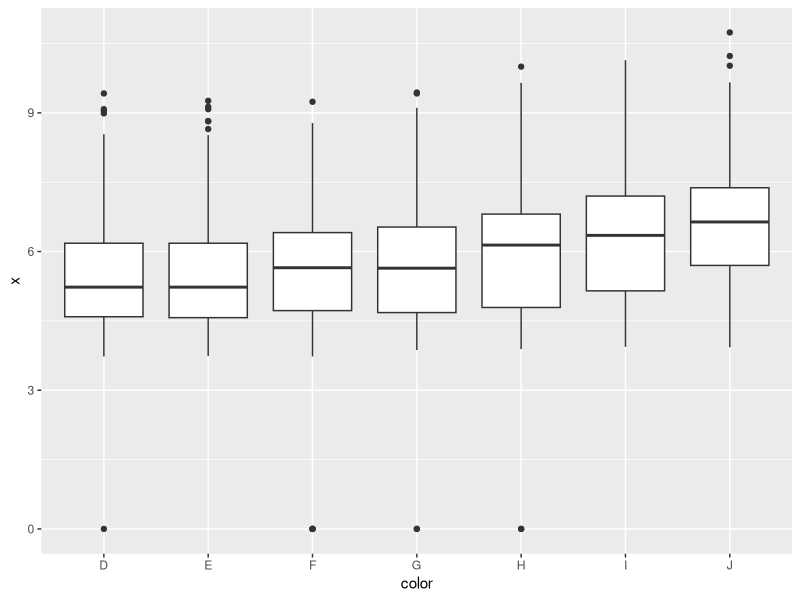
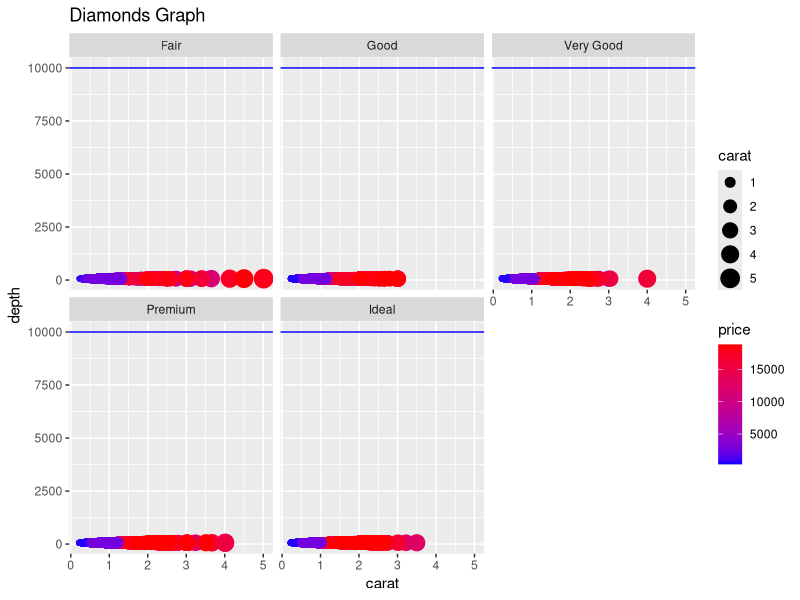
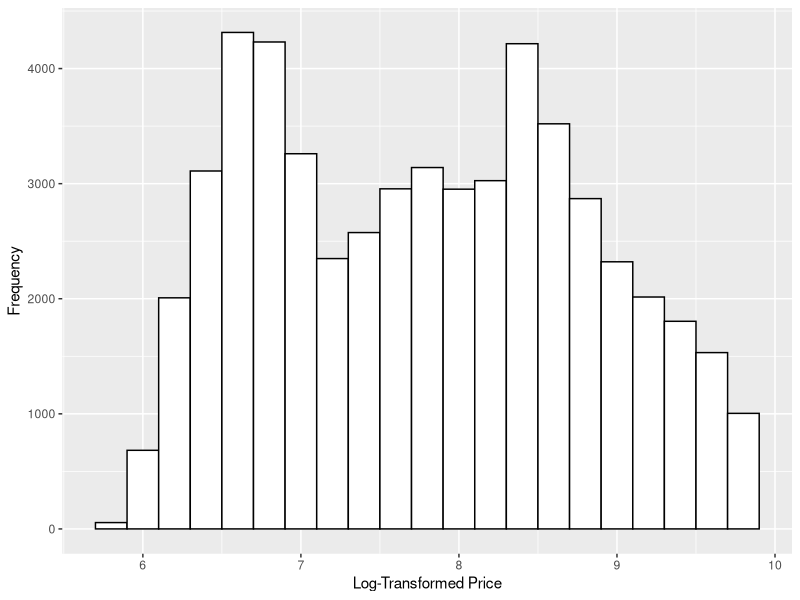
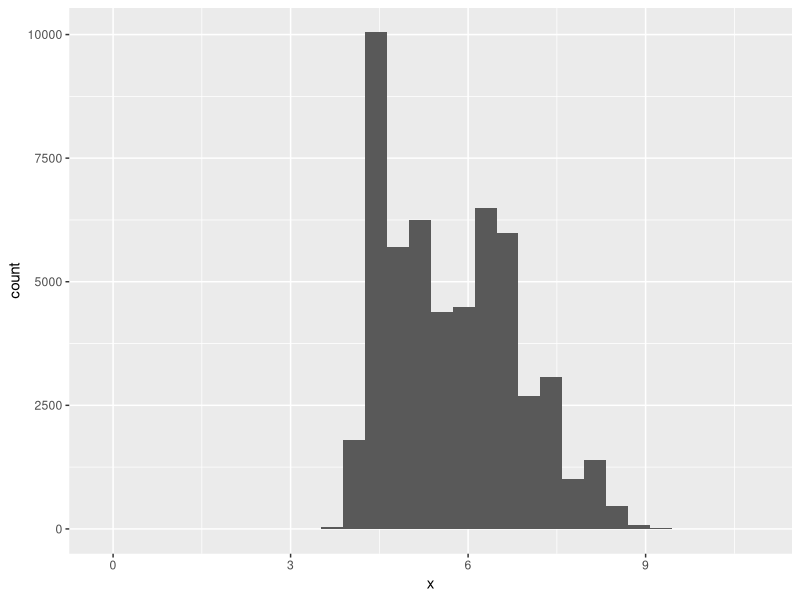
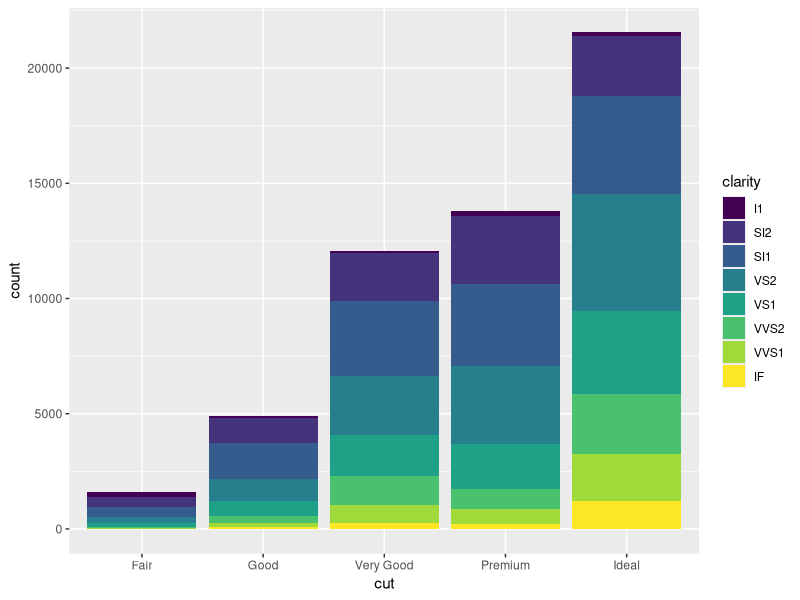
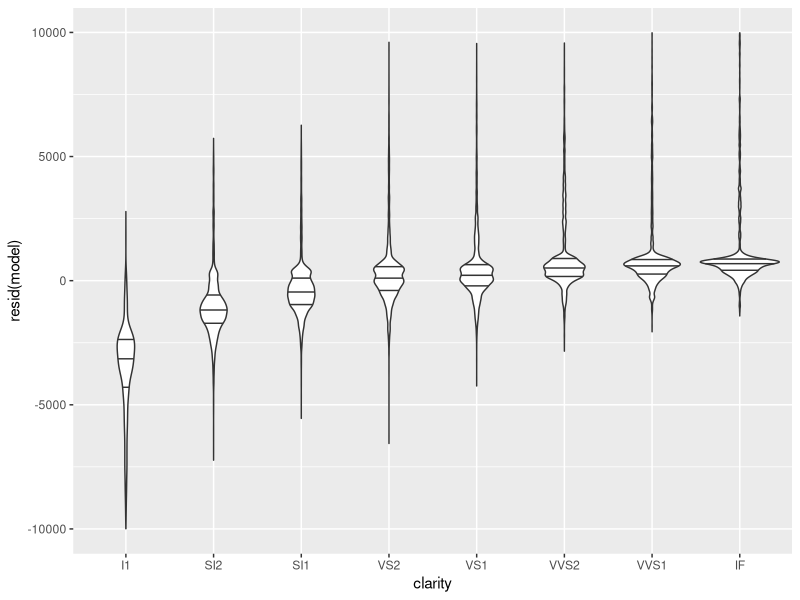
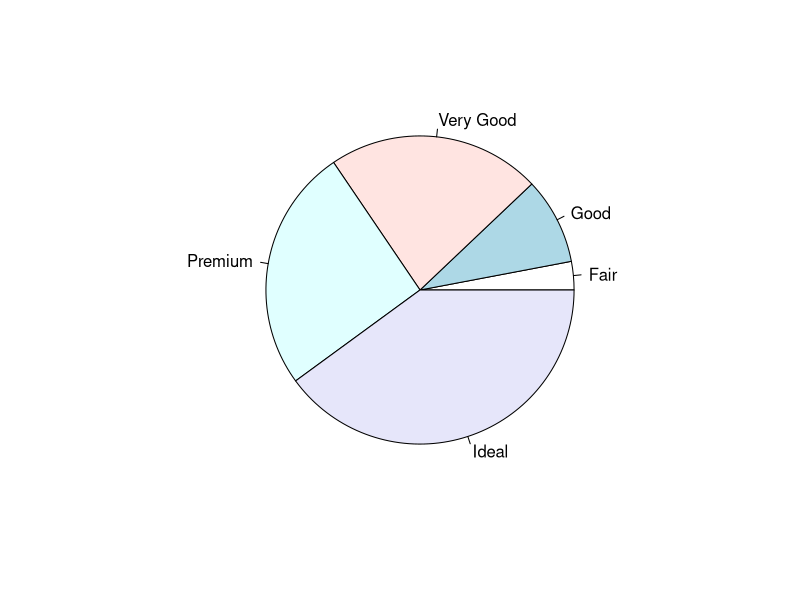

Generate these figures, in order, with R:
## ---- chunk 1
knitr::opts_chunk$set(echo = TRUE)
## ---- chunk 2
library(ggplot2)
data(diamonds)

## ---- chunk 3
summary(diamonds)

## ---- chunk 4
library(ggplot2)
ggplot(data = diamonds,aes(x=color,y=x))+geom_boxplot()
## ---- chunk 5
ggplot(data = diamonds, aes(x = carat, y = depth, size = carat, color = price)) +
  geom_point() +
  scale_color_gradient(low = "blue", high = "red") +
  geom_hline(yintercept = 10000, color = "blue") +
  facet_wrap(~cut) +
  labs(title = "Diamonds Graph")

## ---- chunk 6
aggregate(price ~ color, data= diamonds,FUN=mean)
## ---- chunk 7
# Günlük dönüştürülmüş fiyat için yeni bir değişken oluşturma
diamonds$log_price <- log(diamonds$price)

# Günlüğe dönüştürülmüş fiyatın dağılımını çizme
library(ggplot2)
ggplot(diamonds, aes(x = log_price)) +
  geom_histogram(binwidth = 0.2, color = "black", fill = "white") +
  labs(x = "Log-Transformed Price", y = "Frequency")
## ---- chunk 8
library(ggplot2)
ggplot(data = diamonds, aes(x = x)) + geom_histogram()
## ---- chunk 9
#Yalnızca kesme ve netlik değişkenleriyle yeni bir veri çerçevesi oluşturun
df_cut_clarity <- diamonds[, c("cut", "clarity")]

ggplot(df_cut_clarity, aes(x = cut, fill = clarity)) + 
  geom_bar()
## ---- chunk 10
# 3 karattan büyük elmasları çıkarma
df <- diamonds[diamonds$carat <= 3, ]

# Bir fiyat ve karat modeli oluşturma
model <- lm(price ~ carat, data = diamonds)

# Netlik ile artıkların bir keman grafiği oluşturma
library(ggplot2)
ggplot(diamonds, aes(x = clarity, y = resid(model))) +
  geom_violin(trim = FALSE, draw_quantiles = c(0.25, 0.5, 0.75)) +
  ylim(-10000, 10000)
## ---- chunk 11
# Yalnızca kesme değişkenini içeren veri çerçevesinin bir alt kümesini oluşturma
cut_df <- diamonds[, "cut"]

#Her kesim seviyesi için gözlem sayısı
cut_counts <- table(cut_df)

# Bir pasta grafiği kullanarak kesim dağılımını çizme
pie(cut_counts)

